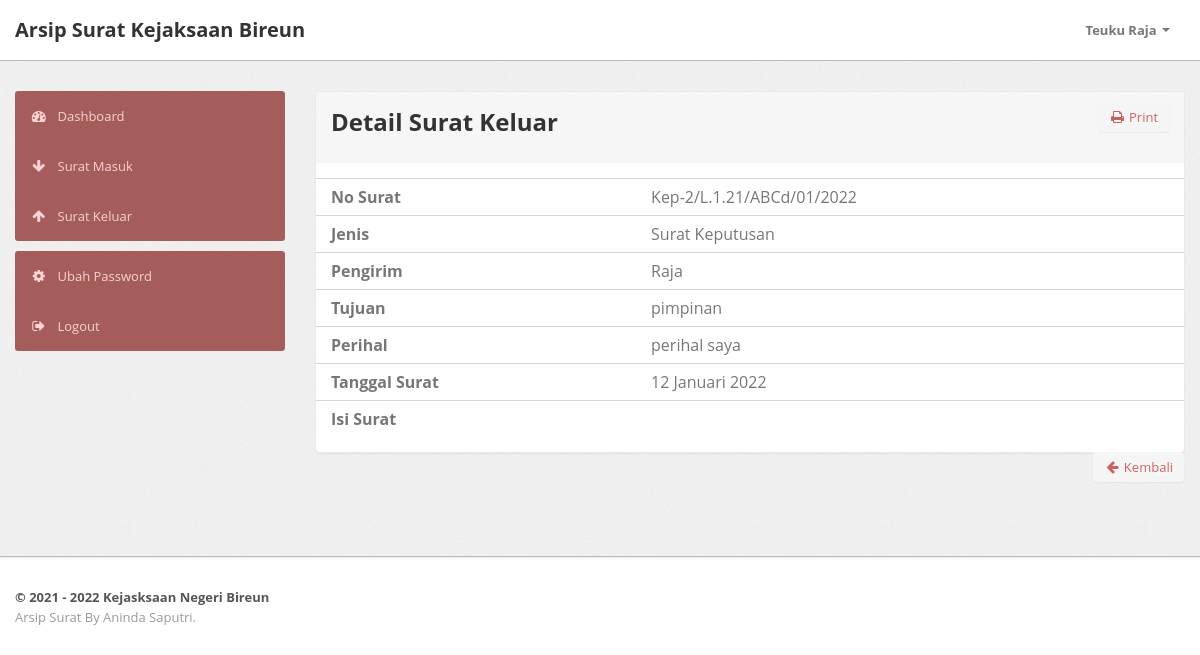
/proses/detail_outbox.php?id=28 (signed in), run on the app's committed database.
### tables this page shows
CREATE TABLE `outbox` (
  `id_surat` int(11) NOT NULL,
  `jenis` varchar(50) NOT NULL,
  `tanggal` date NOT NULL,
  `no_surat` varchar(50) NOT NULL,
  `pengirim` varchar(50) NOT NULL,
  `tujuan` varchar(50) NOT NULL,
  `perihal` varchar(50) NOT NULL,
  `isi` text NOT NULL
);

### proses/detail_outbox.php (the view, shortened to what this page needs)
<?php
include "../include/config.php";
if(isset($_GET['id'])){
	$id_surat 	= $_GET['id'];
	$query 		= mysqli_query ($connect,"select * from outbox where id_surat='$id_surat'");
	$data 		= mysqli_fetch_array ($query);
}
$titlepage = "Detail Surat Keluar";
include "../include/header_user.php";
?>
        <div class="wrapper">
            <div class="container">
                <div class="row">
				<?php include "../include/menu_user.php";?>
                     <div class="span9">
                        <div class="content">
                            <div class="module">
                                <div class="module-head">
								<a target="_blank" href="../format_surat/print.php?id=<?php echo $id_surat;?>" class="btn btn-module pull-right"><i class="icon-print"></i> Print</a>
                                    <h2><?php echo $titlepage;?> </h2>
                                </div>
                                <div class="module-body table">
                                    <table class="table" width="100%">
                                        <tbody>
                                            <tr>
                                                <th>No Surat</th>
												<td><?php echo $data['no_surat'];?></td>
                                            </tr>
                                                <th>Jenis</th>
												<td><?php echo $data['jenis'];?></td>
											<tr>
                                                <th>Pengirim</th>
												<td><?php echo $data['pengirim'];?></td>
                                            </tr>
											<tr>
                                                <th>Tujuan</th>
												<td><?php echo $data['tujuan'];?></td>
                                            </tr>
											<tr>
                                                <th>Perihal</th>
												<td><?php echo $data['perihal'];?></td>
                                            </tr>
											<tr>
                                                <th>Tanggal Surat</th>
												<td><?php echo dateIndo($data['tanggal']);?></td>
                                            </tr>
											<tr>
                                                <th>Isi Surat</th>
												<td><?php echo $data['isi'];?></td>
                                            </tr>
                                        </tbody>
									</table>
								</div>
								<a href="../outbox.php" class="btn btn-module pull-right"><i class="icon-arrow-left"></i> Kembali</a>
							</div>
                        </div>
                    </div>
                </div>
            </div>
        </div>
<?php include "../include/footer.php";?>

### assets/css/theme.css (style rules this page uses)
body { font-size: 13px; font-family: "Open Sans", Arial, sans-serif; background: #fff; color: #777; }
h1, h2, h3, h4, h5, h6 { color: #333; margin-top: 0; }
h2 { font-size: 24px; }
.wrapper { background: url(../images/bgg.png) #eee; border-bottom: 1px solid #bbb; -webkit-box-shadow: 0 1px 2px rgba(0, 0, 0, 0.1); -moz-box-shadow: 0 1px 2px rgba(0, 0, 0, 0.1); box-shadow: 0 1px 2px rgba(0, 0, 0, 0.1); padding: 30px 0; min-height: 435px; }
.btn-module { color: #ca615f; }
body [class^="icon-"], body [class*=" icon-"] { font-size: 14px; line-height: 20px; height: 20px; }
.module { background: #fff; -webkit-border-radius: 3px; -moz-border-radius: 3px; border-radius: 3px; border: 1px solid #ccc; border-bottom-color: #bbb; -webkit-box-shadow: 0 0 1px rgba(0, 0, 0, 0.2); -moz-box-shadow: 0 0 1px rgba(0, 0, 0, 0.2); box-shadow: 0 0 1px rgba(0, 0, 0, 0.2); margin-bottom: 30px; }
.btn, .btn-box { -webkit-border-radius: 3px; -moz-border-radius: 3px; border-radius: 3px; }
.btn [class^="icon-"], .btn-box [class^="icon-"], .btn [class*=" icon-"], .btn-box [class*=" icon-"] { min-width: 16px; text-align: center; display: inline-block !important; }
.btn { font-size: 13px; font-weight: 600; }
.btn { display: inline-block; margin-bottom: 0; font-weight: 400; text-align: center; vertical-align: middle; cursor: pointer; background-image: none; border: 1px solid transparent; white-space: nowrap; padding: 4px 10px; font-size: 13px; line-height: 1.42857; border-radius: 4px; -webkit-user-select: none; -moz-user-select: none; -ms-user-select: none; user-select: none; }
.table { margin-bottom: 0; }
.table th, .table td { border-color: #d5d5d5 !important; }
.module { box-shadow: 0 0 3px rgba(0, 0, 0, 0.1); border-color: #e9e9e9; margin-bottom: 20px; background-color: #fff; border-radius: 4px; -webkit-box-shadow: 0 1px 1px rgba(0, 0, 0, 0.05); box-shadow: 0 1px 1px rgba(0, 0, 0, 0.05); }
.module-head { color: #767676; background-color: #f6f6f6; border-color: #e9e9e9; padding: 10px 15px; border-bottom: 1px solid transparent; border-top-right-radius: 3px; border-top-left-radius: 3px; }
.module-body { padding: 15px; }
.module-body.table { padding: 15px 0; }
.module-body.table .table th, .module-body.table .table td { padding-left: 15px; padding-right: 15px; }

### data on the page
outbox: no_surat "Kep-2/L.1.21/ABCd/01/2022", jenis "Surat Keputusan", pengirim "Raja", tujuan "pimpinan", perihal "perihal saya", tanggal "12 Januari 2022"

### other printed values
$company_short_name "Kejaksaan Bireun"
$namausr "Teuku Raja"
$titlepage "Detail Surat Keluar"
$build_year "2021"
$company_name "Kejasksaan Negeri Bireun"
